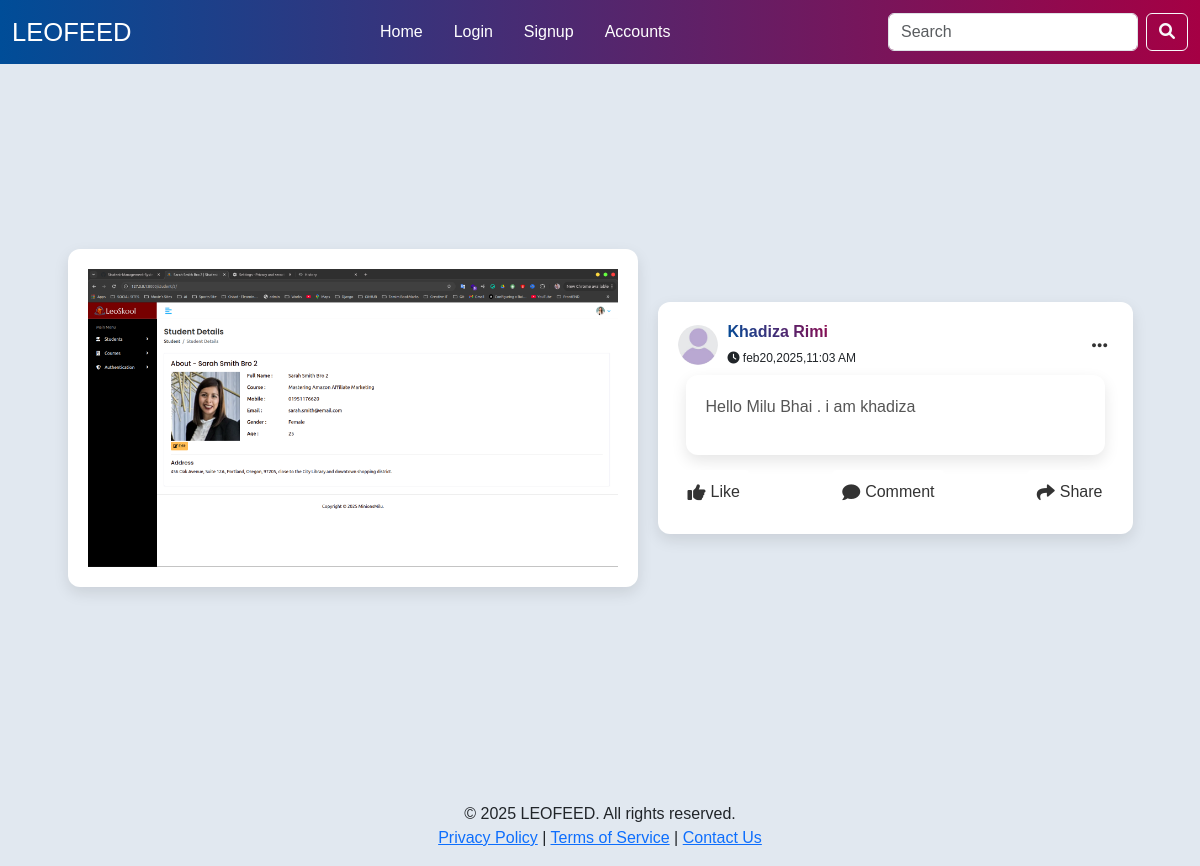
Screenshot of /status/14/ with the database file from the repository.
### app_post/models.py (models this page shows, shortened)
class Post(models.Model):
    user = models.ForeignKey(User, on_delete=models.CASCADE)
    post_content = models.TextField(blank=True, null=True)
    post_image = models.ImageField(
        upload_to="posts/image/", blank=True, null=True)
    created_at = models.DateTimeField(auto_now_add=True)
    updated_at = models.DateTimeField(auto_now=True)

### app_post/views.py (the view)
# urls.py: path('status/<int:id>/', views.post_detail, name='post_detail'),
def post_detail(request, id):
    post = get_object_or_404(Post, id=id)
    context = {
        'post': post,
    }
    return render(request, 'app_post/post_detail.html', context)

### templates/app_post/post_detail.html (shortened to what this page needs)
{% extends 'layout.html' %}
{% load static %}
{% block content %}
<div class="container d-flex justify-content-center align-items-center my-5" style="min-height: 80vh;">
    <div class="row justify-content-center align-items-center">
        {% if post.post_image %}
        <div class="col-md-6 post-details-card">
            <img src="{{ post.post_image.url }}" style="width:100%;">
        </div>
        {% endif %}
        {% if not post.post_image %}
        <div class="col-md-10 post-details-card">
            {% else %}
            <div class="col-md-5 post-details-card">
                {% endif %}
                <div class="post-header">
                    <img src="{% static 'img/profile_demo_image.jpeg' %}" class="profile-image" alt="Profile Image">
                    <div class="user-time">
                        <h6 class="post-user"><b>{{ post.user.first_name }}&nbsp;{{ post.user.last_name }}</b></h6>
                        <i class="fa-solid fa-clock"></i>&nbsp;{{ post.created_at|date:"bj,Y,g:i A" }}
                    </div>
                    <div class="post-menu" onclick="toggleDropdown(this)">
                        <i class="fas fa-ellipsis-h"></i>
                    </div>
                </div>
                {% if post.post_content %}
                <div class="post-card m-2">
                    <p>{{ post.post_content }}</p>
                </div>
                {% endif %}
                <div class="post-actions">
                    <button><i class="fas fa-thumbs-up"></i> Like</button>
                    <button onclick="toggleCommentBox(this)"><i class="fas fa-comment"></i> Comment</button>
                    <button><i class="fas fa-share"></i> Share</button>
                </div>
            </div>
        </div>
    </div>
    {% endblock content %}

### static/css/style.css (style rules this page uses)
body { font-family: 'ubuntu', sans-serif; background: #e1e8f0; padding-top: 50px; }
.post-card { background: white; border-radius: 12px; box-shadow: 0 6px 15px rgba(0, 0, 0, 0.1); padding: 20px; margin-bottom: 30px; }
.post-details-card { background: white; border-radius: 12px; box-shadow: 0 6px 15px rgba(0, 0, 0, 0.1); padding: 20px; margin-bottom: 30px; margin: 10px; }
.post-card p { color: #555; text-align: justify; white-space: pre-line; }
.post-actions { display: flex; justify-content: space-between; margin-top: 15px; }
.post-actions button { background: transparent; background: #ffffff; color: #333; border: none; padding: 10px; border-radius: 5px; transition: all 0.3s ease; display: flex; align-items: center; }
.post-actions i { margin-right: 5px; font-size: 18px; vertical-align: middle; }
.post-user { background: linear-gradient(60deg, #004D98, #A50044); -webkit-background-clip: text; -webkit-text-fill-color: transparent; }
.post-header { display: flex; align-items: center; font-size: 12px; }
.profile-image { width: 40px; height: 40px; border-radius: 50%; margin-right: 10px; object-fit: cover; }
.user-time { display: d-flex; align-items: center; }
.user-time h6 { margin-right: 10px; }
.post-menu { position: relative; margin-left: auto; cursor: pointer; }
.post-menu i { font-size: 18px; color: #333; padding: 5px; }

### rows the page displays
Post: post_image (picture), user.first_name "Khadiza", user.last_name "Rimi", created_at "feb20,2025,11:03 AM", post_content "Hello Milu Bhai . i am khadiza"
